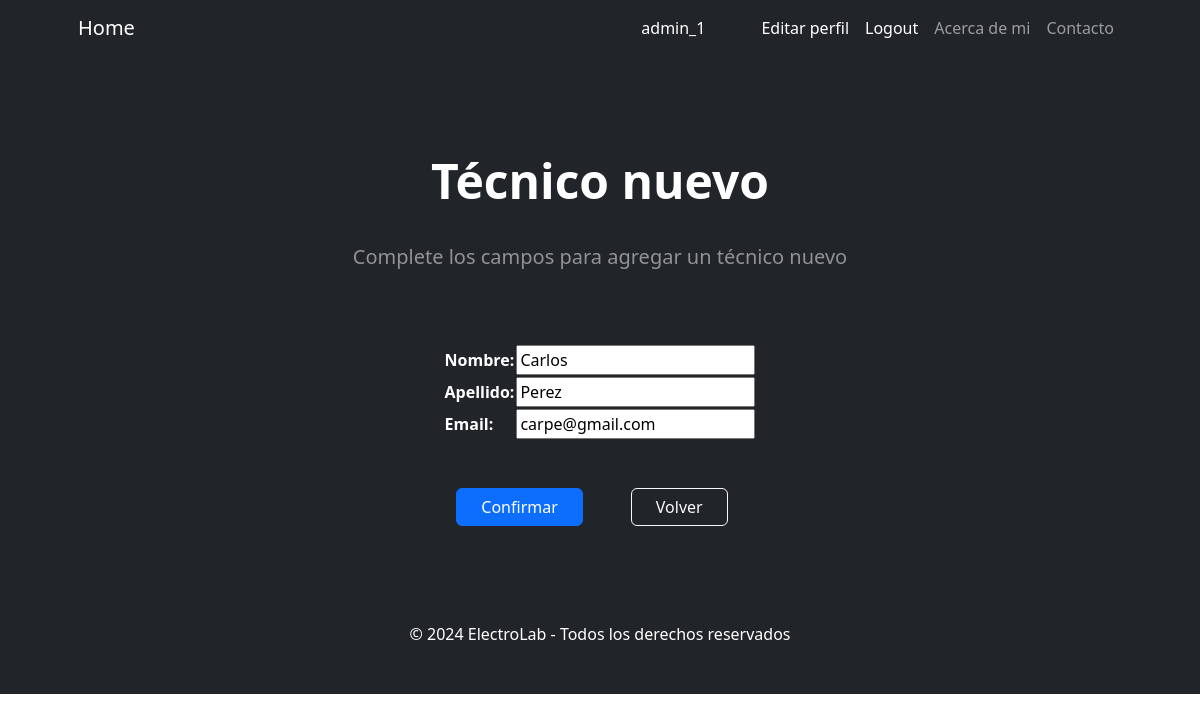
The app's page /AppSitio/editar_tecnico/1/ (signed in) with its own data.
### AppSitio/models.py (models this page shows, shortened)
class Tecnico(models.Model):
    nombre = models.CharField(max_length=50)
    apellido = models.CharField(max_length=50)
    email = models.EmailField()
    class Meta:
        verbose_name = "Técnico"
        verbose_name_plural = "Técnicos"

### AppSitio/views.py (the view)
# urls.py: path('editar_tecnico/<int:pk>/', TecnicoUpdate.as_view(), name = "editar_tecnico"),
class TecnicoUpdate(AdminRequiredMixin, UpdateView):
    model = Tecnico
    fields = ['nombre', 'apellido', 'email']
    success_url = reverse_lazy('tecnicos')

### AppSitio/views.py (called while the page is built)
def es_admin(user):                                                 # Funcion para definir si pertenece al grupo Admins
    return user.groups.filter(name='Admins').exists()

    def dispatch(self, request, *args, **kwargs):
        if not es_admin(request.user):
            return self.handle_no_permission()
        return super().dispatch(request, *args, **kwargs)

### AppSitio/templates/AppSitio/tecnico_form.html (shortened to what this page needs)
{% extends "AppSitio/home.html" %}
{% block principal %}
<h1 class="display-5 fw-bolder text-white mb-2">Técnico nuevo</h1>
<br>
<p class="lead text-white-50 mb-4">Complete los campos para agregar un técnico nuevo</p>
{% endblock principal %}
{% block agregar %}
<div class="d-grid gap-3 d-sm-flex justify-content-sm-center">
    <form action="" method="post">
        <table class="text-white">
            {{ form.as_table }}
        </table>
        <br>
        <br>
        <div class="d-grid gap-3 d-sm-flex justify-content-sm-center">
            <input type="submit" class="btn btn-primary btn-md px-4 me-sm-3" value="Confirmar">
            <a class="btn btn-outline-light btn-md px-4 mx-3" href="{% url 'tecnicos' %}">Volver</a>
        </div>
    </form>
</div>
{% endblock agregar %}

### AppSitio/templates/AppSitio/home.html (shortened to what this page needs)
<!DOCTYPE html>
<html lang="en">
    <head>
        {% load static %}
        <link href="https://cdn.jsdelivr.net/npm/bootstrap-icons@1.4.1/font/bootstrap-icons.css" rel="stylesheet" />
        <link href="{% static 'css/styles.css' %}" rel="stylesheet" />
        <link rel="stylesheet" href="https://cdnjs.cloudflare.com/ajax/libs/font-awesome/6.4.0/css/all.min.css">
    </head>
    <body>
        <nav class="navbar navbar-expand-lg navbar-dark bg-dark">
            <div class="container px-5">
                <a class="navbar-brand" href="{% url 'home' %}">Home</a>
                <div class="collapse navbar-collapse" id="navbarSupportedContent">
                    <ul class="navbar-nav ms-auto mb-2 mb-lg-0">
                        {% if user.is_authenticated %}
                            <a class="nav-link active" style="margin-right: 40px;">{{user.username}}</a>
                            <a class="nav-link active" aria-current="page" href="{% url 'editar_perfil' %}">Editar perfil</a>
                            <a class="nav-link active" aria-current="page" href="#" onclick="event.preventDefault(); document.getElementById('logout-form').submit();">Logout</a>
                        {% endif %}
                        <li class="nav-item"><a class="nav-link" href="{% url 'nosotros' %}">Acerca de mi</a></li>
                        <li class="nav-item"><a class="nav-link" href="{% url 'contacto' %}">Contacto</a></li>
                    </ul>
                </div>
            </div>
        </nav>
        <header class="bg-dark py-5">
            <div class="container px-5">
                <div class="row gx-5 justify-content-center">
                    <div class="col-lg-6">
                        <div class="text-center my-5">
                            {% block principal %}{% endblock principal %}
                        </div>
                    </div>
                </div>
                {% block agregar %}
                {% endblock agregar %}
            </div>
        </header>
        <footer class="py-5 bg-dark">
            <div class="container px-5"><p class="m-0 text-center text-white">&copy; 2024 ElectroLab - Todos los derechos reservados</p></div>
        </footer>
    </body>
</html>

### records on screen
Tecnico: nombre "Carlos", apellido "Perez", email "carpe@gmail.com"

### other values on screen
{{ user.username }} "admin_1"
